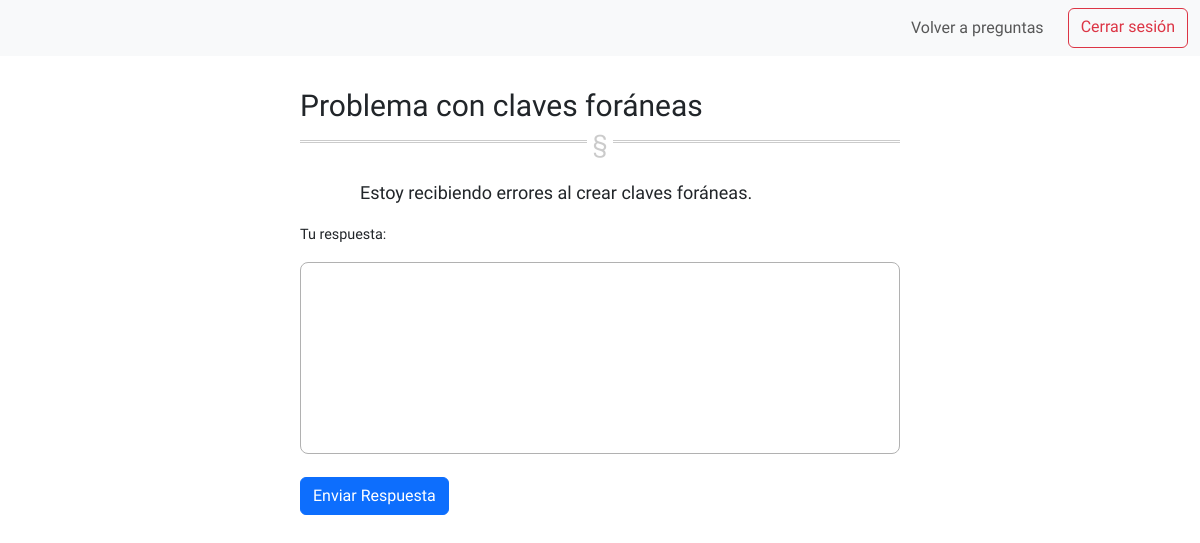
/respuestas.php?pregunta=2 (signed in), run on the app's committed database.
### tables this page shows
CREATE TABLE IF NOT EXISTS `pregunta` (
  `id_pregunta` int NOT NULL AUTO_INCREMENT,
  `titulo` varchar(255) NOT NULL,
  `descripcion` text,
  `id_usuario` int DEFAULT NULL,
  `fecha_pregunta` DATETIME DEFAULT CURRENT_TIMESTAMP,

  PRIMARY KEY (`id_pregunta`),
  KEY `id_usuario2_fk_idx` (`id_usuario`)
);

### respuestas.php (the view, shortened to what this page needs)
<?php
require_once 'conexion.php';
if (isset($_GET['pregunta'])) {
    $pregunta = $_GET['pregunta'];
} elseif (isset($_SESSION['pregunta'])) {
    $pregunta = $_SESSION['pregunta'];
}
$sqlPregunta = "SELECT pregunta.titulo, pregunta.descripcion from pregunta where pregunta.id_pregunta = :pregunta";
$stmt1 = $conn->prepare($sqlPregunta);
$stmt1->bindParam(':pregunta', $pregunta);
$stmt1->execute();
?>
<!DOCTYPE html>
<html lang="en">
<head>
    <link href="https://cdn.jsdelivr.net/npm/bootstrap@5.3.3/dist/css/bootstrap.min.css" rel="stylesheet">
    <link rel="stylesheet" href="style.css">
</head>
<body>
    <nav class="navbar navbar-expand-lg navbar-light bg-light">
        <div class="container-fluid">
            <div class="collapse navbar-collapse" id="navbarNav">
                <ul class="navbar-nav ms-auto">
                    <a href="./pagina_principal.php" class="nav-link">Volver a preguntas</a>
                    <a href="login/logout.php" class="btn btn-outline-danger ms-3">Cerrar sesión</a>
                </ul>
            </div>
        </div>
    </nav>
    <?php
if ($stmt1->rowCount() > 0) {
    while ($row = $stmt1->fetch(PDO::FETCH_ASSOC)) {
        echo "<div class= 'divPregunta'>";
        echo "<h1 class= 'tituloPregunta'>" . htmlspecialchars($row['titulo']) . "</h1>";
        echo "<hr>";
        echo "<p class= 'pregunta'>" . htmlspecialchars($row['descripcion']) . "</p>";
        echo "</div>";
    }
}
?>
<form action="./comentar.php" id="formComentar" method="post">
    <label for="comentar" id="labelComentar">Tu respuesta:</label>
    <textarea name="comentar" id="comentar" rows="10"></textarea>
    <button type="submit" id="btnComentar" class="btn btn-primary"name="btnComentar">Enviar Respuesta</button>
</form>
    <br>
</body>
</html>

### style.css (style rules this page uses)
html { height: 100vh; width: 100vw; overflow-x:hidden !important }
html * { font-family: "Golos Text", sans-serif; font-optical-sizing: auto; font-weight: 500; font-style: normal; }
.tituloPregunta { font-size: 2.5vw; }
.pregunta { font-size: 1.5vw; margin-left: 5vw; margin-top: 0; }
.divPregunta { margin: 4vh 25vw 0px 25vw; max-width: 50vw; }
hr { overflow: visible; padding: 0; border: none; border-top: medium double #333; color: #333; text-align: center; margin-bottom: 0; }
hr:after { content: "§"; display: inline-block; position: relative; top: -0.7em; font-size: 2vw; padding: 0 0.25em; background: white; }
#formComentar { margin-left: 25vw; width: 50%; }
#comentar { width: 100%; resize: none; font-size: 1vw; font-weight: 100; border-radius: 8px; margin-top: 2vh; padding: 5px; border-color: rgb(177, 177, 177); }
#labelComentar { font-size: 1.2vw; }

### data on the page
pregunta: titulo "Problema con claves foráneas", descripcion "Estoy recibiendo errores al crear claves foráneas."
